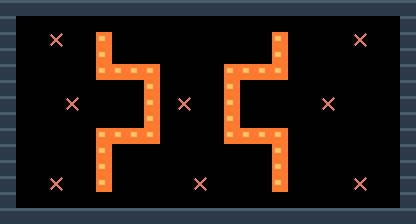

Below is a game level as drawn by its tile map, then a one-line description and the .tmx file that defines it, in full:
An orthogonal 26x14 tile map with 16x16 px tiles, 2 tile layers (terreno, marcadores).

<map version="1.10" tiledversion="1.11.0" orientation="orthogonal" renderorder="right-down" width="26" height="14" tilewidth="16" tileheight="16" infinite="0" nextlayerid="3" nextobjectid="1">
 <properties>
  <property name="tipo" value="raz_combate" />
  <property name="nombre" value="venas" />
 </properties>
 <tileset firstgid="1" source="muelle.tsx" />
 <layer id="1" name="terreno" width="26" height="14">
  <data encoding="csv">
1,1,1,1,1,1,1,1,1,1,1,1,1,1,1,1,1,1,1,1,1,1,1,1,1,1,
1,0,0,0,0,0,0,0,0,0,0,0,0,0,0,0,0,0,0,0,0,0,0,0,0,1,
1,0,0,0,0,0,10,0,0,0,0,0,0,0,0,0,0,10,0,0,0,0,0,0,0,1,
1,0,0,0,0,0,10,0,0,0,0,0,0,0,0,0,0,10,0,0,0,0,0,0,0,1,
1,0,0,0,0,0,10,10,10,10,0,0,0,0,10,10,10,10,0,0,0,0,0,0,0,1,
1,0,0,0,0,0,0,0,0,10,0,0,0,0,10,0,0,0,0,0,0,0,0,0,0,1,
1,0,0,0,0,0,0,0,0,10,0,0,0,0,10,0,0,0,0,0,0,0,0,0,0,1,
1,0,0,0,0,0,0,0,0,10,0,0,0,0,10,0,0,0,0,0,0,0,0,0,0,1,
1,0,0,0,0,0,10,10,10,10,0,0,0,0,10,10,10,10,0,0,0,0,0,0,0,1,
1,0,0,0,0,0,10,0,0,0,0,0,0,0,0,0,0,10,0,0,0,0,0,0,0,1,
1,0,0,0,0,0,10,0,0,0,0,0,0,0,0,0,0,10,0,0,0,0,0,0,0,1,
1,0,0,0,0,0,10,0,0,0,0,0,0,0,0,0,0,10,0,0,0,0,0,0,0,1,
1,0,0,0,0,0,0,0,0,0,0,0,0,0,0,0,0,0,0,0,0,0,0,0,0,1,
1,1,1,1,1,1,1,1,1,1,1,1,1,1,1,1,1,1,1,1,1,1,1,1,1,1
</data>
 </layer>
 <layer id="2" name="marcadores" width="26" height="14">
  <data encoding="csv">
0,0,0,0,0,0,0,0,0,0,0,0,0,0,0,0,0,0,0,0,0,0,0,0,0,0,
0,0,0,0,0,0,0,0,0,0,0,0,0,0,0,0,0,0,0,0,0,0,0,0,0,0,
0,0,0,3,0,0,0,0,0,0,0,0,0,0,0,0,0,0,0,0,0,0,3,0,0,0,
0,0,0,0,0,0,0,0,0,0,0,0,0,0,0,0,0,0,0,0,0,0,0,0,0,0,
0,0,0,0,0,0,0,0,0,0,0,0,0,0,0,0,0,0,0,0,0,0,0,0,0,0,
0,0,0,0,0,0,0,0,0,0,0,0,0,0,0,0,0,0,0,0,0,0,0,0,0,0,
0,0,0,0,3,0,0,0,0,0,0,3,0,0,0,0,0,0,0,0,3,0,0,0,0,0,
0,0,0,0,0,0,0,0,0,0,0,0,0,0,0,0,0,0,0,0,0,0,0,0,0,0,
0,0,0,0,0,0,0,0,0,0,0,0,0,0,0,0,0,0,0,0,0,0,0,0,0,0,
0,0,0,0,0,0,0,0,0,0,0,0,0,0,0,0,0,0,0,0,0,0,0,0,0,0,
0,0,0,0,0,0,0,0,0,0,0,0,0,0,0,0,0,0,0,0,0,0,0,0,0,0,
0,0,0,3,0,0,0,0,0,0,0,0,3,0,0,0,0,0,0,0,0,0,3,0,0,0,
0,0,0,0,0,0,0,0,0,0,0,0,0,0,0,0,0,0,0,0,0,0,0,0,0,0,
0,0,0,0,0,0,0,0,0,0,0,0,0,0,0,0,0,0,0,0,0,0,0,0,0,0
</data>
 </layer>
</map>
